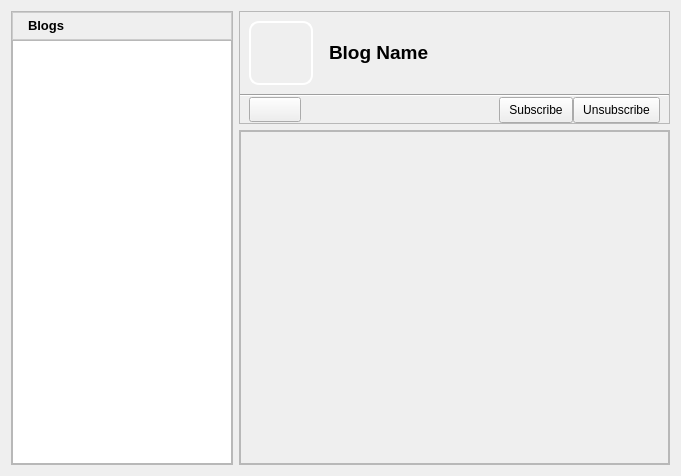
<?xml version="1.0" encoding="UTF-8"?>
<ui version="4.0">
 <class>BlogsDialog</class>
 <widget class="QWidget" name="BlogsDialog">
  <property name="geometry">
   <rect>
    <x>0</x>
    <y>0</y>
    <width>681</width>
    <height>476</height>
   </rect>
  </property>
  <property name="sizeIncrement">
   <size>
    <width>0</width>
    <height>0</height>
   </size>
  </property>
  <property name="baseSize">
   <size>
    <width>0</width>
    <height>0</height>
   </size>
  </property>
  <property name="windowTitle">
   <string>Form</string>
  </property>
  <layout class="QGridLayout" name="gridLayout_7">
   <item row="0" column="0">
    <widget class="QFrame" name="chanFrame">
     <property name="sizePolicy">
      <sizepolicy hsizetype="Preferred" vsizetype="Preferred">
       <horstretch>0</horstretch>
       <verstretch>0</verstretch>
      </sizepolicy>
     </property>
     <property name="minimumSize">
      <size>
       <width>222</width>
       <height>0</height>
      </size>
     </property>
     <property name="maximumSize">
      <size>
       <width>222</width>
       <height>16777215</height>
      </size>
     </property>
     <property name="sizeIncrement">
      <size>
       <width>0</width>
       <height>0</height>
      </size>
     </property>
     <property name="baseSize">
      <size>
       <width>221</width>
       <height>0</height>
      </size>
     </property>
     <property name="frameShape">
      <enum>QFrame::StyledPanel</enum>
     </property>
     <property name="frameShadow">
      <enum>QFrame::Raised</enum>
     </property>
     <layout class="QGridLayout" name="gridLayout_5">
      <property name="margin">
       <number>0</number>
      </property>
      <property name="spacing">
       <number>0</number>
      </property>
      <item row="0" column="0">
       <widget class="QFrame" name="chheaderframe">
        <property name="minimumSize">
         <size>
          <width>220</width>
          <height>0</height>
         </size>
        </property>
        <property name="maximumSize">
         <size>
          <width>220</width>
          <height>16777215</height>
         </size>
        </property>
        <property name="baseSize">
         <size>
          <width>220</width>
          <height>0</height>
         </size>
        </property>
        <property name="styleSheet">
         <string notr="true"> QFrame#chheaderframe{
background-color: qlineargradient(x1:0, y1:0, x2:0, y2:1,
                                       stop:0 #FEFEFE, stop:1 #E8E8E8);

border: 1px solid #CCCCCC;}

</string>
        </property>
        <property name="frameShape">
         <enum>QFrame::StyledPanel</enum>
        </property>
        <property name="frameShadow">
         <enum>QFrame::Raised</enum>
        </property>
        <layout class="QGridLayout" name="gridLayout_6">
         <property name="margin">
          <number>2</number>
         </property>
         <item row="0" column="0">
          <layout class="QGridLayout" name="_2">
           <property name="verticalSpacing">
            <number>0</number>
           </property>
           <item row="0" column="0">
            <widget class="QLabel" name="label">
             <property name="maximumSize">
              <size>
               <width>24</width>
               <height>24</height>
              </size>
             </property>
             <property name="text">
              <string/>
             </property>
             <property name="pixmap">
              <pixmap resource="../images.qrc">:/images/kblogger.png</pixmap>
             </property>
             <property name="scaledContents">
              <bool>true</bool>
             </property>
            </widget>
           </item>
           <item row="0" column="1">
            <widget class="QLabel" name="label_2">
             <property name="text">
              <string>&lt;!DOCTYPE HTML PUBLIC &quot;-//W3C//DTD HTML 4.0//EN&quot; &quot;http://www.w3.org/TR/REC-html40/strict.dtd&quot;&gt;
&lt;html&gt;&lt;head&gt;&lt;meta name=&quot;qrichtext&quot; content=&quot;1&quot; /&gt;&lt;style type=&quot;text/css&quot;&gt;
p, li { white-space: pre-wrap; }
&lt;/style&gt;&lt;/head&gt;&lt;body style=&quot; font-family:'MS Shell Dlg 2'; font-size:8.25pt; font-weight:400; font-style:normal;&quot;&gt;
&lt;p style=&quot; margin-top:0px; margin-bottom:0px; margin-left:0px; margin-right:0px; -qt-block-indent:0; text-indent:0px;&quot;&gt;&lt;span style=&quot; font-family:'Arial'; font-size:10pt; font-weight:600;&quot;&gt;Blogs&lt;/span&gt;&lt;/p&gt;&lt;/body&gt;&lt;/html&gt;</string>
             </property>
            </widget>
           </item>
          </layout>
         </item>
         <item row="0" column="1">
          <spacer>
           <property name="orientation">
            <enum>Qt::Horizontal</enum>
           </property>
           <property name="sizeHint" stdset="0">
            <size>
             <width>123</width>
             <height>13</height>
            </size>
           </property>
          </spacer>
         </item>
         <item row="0" column="2">
          <widget class="QPushButton" name="channelpushButton">
           <property name="toolTip">
            <string>Add</string>
           </property>
           <property name="styleSheet">
            <string notr="true">QPushButton::menu-indicator {
     subcontrol-origin: padding;
     subcontrol-position: bottom right;
 }

 QPushButton::menu-indicator:pressed, QPushButton::menu-indicator:open {
     position: relative;
     top: 2px; left: 2px; /* shift the arrow by 2 px */
 }

 QPushButton:hover {
	border: 1px solid #CCCCCC;
 }</string>
           </property>
           <property name="text">
            <string/>
           </property>
           <property name="icon">
            <iconset resource="../images.qrc">
             <normaloff>:/images/edit_add24.png</normaloff>:/images/edit_add24.png</iconset>
           </property>
           <property name="iconSize">
            <size>
             <width>16</width>
             <height>16</height>
            </size>
           </property>
           <property name="default">
            <bool>false</bool>
           </property>
           <property name="flat">
            <bool>true</bool>
           </property>
          </widget>
         </item>
        </layout>
       </widget>
      </item>
      <item row="1" column="0">
       <widget class="QTreeView" name="treeView">
        <property name="contextMenuPolicy">
         <enum>Qt::CustomContextMenu</enum>
        </property>
       </widget>
      </item>
     </layout>
    </widget>
   </item>
   <item row="0" column="1">
    <layout class="QGridLayout" name="gridLayout_4">
     <item row="0" column="0">
      <widget class="QFrame" name="frame">
       <property name="styleSheet">
        <string notr="true"> QFrame#frame{background-color: qlineargradient(x1:0, y1:0, x2:0, y2:1,
                                       stop:0 #F2F2F2, stop:1 #E6E6E6);}</string>
       </property>
       <property name="frameShape">
        <enum>QFrame::StyledPanel</enum>
       </property>
       <property name="frameShadow">
        <enum>QFrame::Raised</enum>
       </property>
       <layout class="QGridLayout" name="gridLayout_3">
        <property name="verticalSpacing">
         <number>0</number>
        </property>
        <property name="margin">
         <number>0</number>
        </property>
        <item row="0" column="0">
         <layout class="QGridLayout" name="gridLayout_2">
          <property name="horizontalSpacing">
           <number>16</number>
          </property>
          <property name="margin">
           <number>9</number>
          </property>
          <item row="0" column="0">
           <widget class="QLabel" name="iconLabel">
            <property name="minimumSize">
             <size>
              <width>64</width>
              <height>64</height>
             </size>
            </property>
            <property name="maximumSize">
             <size>
              <width>64</width>
              <height>64</height>
             </size>
            </property>
            <property name="styleSheet">
             <string notr="true">QLabel{
border: 2px solid white;
border-radius: 10px;
}</string>
            </property>
            <property name="text">
             <string/>
            </property>
            <property name="pixmap">
             <pixmap resource="../images.qrc">:/images/hi64-app-kblogger.png</pixmap>
            </property>
            <property name="scaledContents">
             <bool>false</bool>
            </property>
            <property name="alignment">
             <set>Qt::AlignCenter</set>
            </property>
           </widget>
          </item>
          <item row="0" column="1">
           <widget class="QLabel" name="nameLabel">
            <property name="font">
             <font>
              <weight>75</weight>
              <bold>true</bold>
             </font>
            </property>
            <property name="styleSheet">
             <string notr="true"/>
            </property>
            <property name="text">
             <string>&lt;!DOCTYPE HTML PUBLIC &quot;-//W3C//DTD HTML 4.0//EN&quot; &quot;http://www.w3.org/TR/REC-html40/strict.dtd&quot;&gt;
&lt;html&gt;&lt;head&gt;&lt;meta name=&quot;qrichtext&quot; content=&quot;1&quot; /&gt;&lt;style type=&quot;text/css&quot;&gt;
p, li { white-space: pre-wrap; }
&lt;/style&gt;&lt;/head&gt;&lt;body style=&quot; font-family:'MS Shell Dlg 2'; font-size:8.25pt; font-weight:600; font-style:normal;&quot;&gt;
&lt;p style=&quot; margin-top:0px; margin-bottom:0px; margin-left:0px; margin-right:0px; -qt-block-indent:0; text-indent:0px;&quot;&gt;&lt;span style=&quot; font-family:'DejaVu Sans'; font-size:14pt;&quot;&gt;Blog Name&lt;/span&gt;&lt;/p&gt;&lt;/body&gt;&lt;/html&gt;</string>
            </property>
            <property name="scaledContents">
             <bool>true</bool>
            </property>
           </widget>
          </item>
         </layout>
        </item>
        <item row="1" column="0">
         <widget class="Line" name="line">
          <property name="orientation">
           <enum>Qt::Horizontal</enum>
          </property>
         </widget>
        </item>
        <item row="2" column="0">
         <layout class="QGridLayout" name="gridLayout">
          <property name="leftMargin">
           <number>9</number>
          </property>
          <property name="rightMargin">
           <number>9</number>
          </property>
          <item row="0" column="0">
           <widget class="QPushButton" name="postButton">
            <property name="sizePolicy">
             <sizepolicy hsizetype="Preferred" vsizetype="Fixed">
              <horstretch>0</horstretch>
              <verstretch>0</verstretch>
             </sizepolicy>
            </property>
            <property name="minimumSize">
             <size>
              <width>0</width>
              <height>25</height>
             </size>
            </property>
            <property name="toolTip">
             <string>Post To Channel</string>
            </property>
            <property name="styleSheet">
             <string notr="true">QToolButton, QPushButton, QComboBox { 
border-image: url(:/images/btn_26.png) 4;
border-width: 4;
padding: 0px 6px;
font-size: 12px;
}

QToolButton:hover, QPushButton:hover, QComboBox:hover { 
border-image: url(:/images/btn_26_hover.png) 4;
}

QToolButton:disabled, QPushButton:disabled, QComboBox::disabled {
color:gray;
}

QToolButton:pressed, QPushButton:pressed{
border-image: url(:/images/btn_26_pressed.png) 4;
}</string>
            </property>
            <property name="text">
             <string/>
            </property>
            <property name="icon">
             <iconset resource="../images.qrc">
              <normaloff>:/images/mail_send.png</normaloff>:/images/mail_send.png</iconset>
            </property>
           </widget>
          </item>
          <item row="0" column="3">
           <widget class="QPushButton" name="unsubscribeButton">
            <property name="sizePolicy">
             <sizepolicy hsizetype="Fixed" vsizetype="Fixed">
              <horstretch>0</horstretch>
              <verstretch>0</verstretch>
             </sizepolicy>
            </property>
            <property name="minimumSize">
             <size>
              <width>26</width>
              <height>26</height>
             </size>
            </property>
            <property name="toolTip">
             <string>&lt;!DOCTYPE HTML PUBLIC &quot;-//W3C//DTD HTML 4.0//EN&quot; &quot;http://www.w3.org/TR/REC-html40/strict.dtd&quot;&gt;
&lt;html&gt;&lt;head&gt;&lt;meta name=&quot;qrichtext&quot; content=&quot;1&quot; /&gt;&lt;style type=&quot;text/css&quot;&gt;
p, li { white-space: pre-wrap; }
&lt;/style&gt;&lt;/head&gt;&lt;body style=&quot; font-family:'MS Shell Dlg 2'; font-weight:400; font-style:normal;&quot;&gt;
&lt;p style=&quot; margin-top:0px; margin-bottom:0px; margin-left:0px; margin-right:0px; -qt-block-indent:0; text-indent:0px;&quot;&gt;&lt;span style=&quot; font-size:9pt;&quot;&gt;Unsubcribe To Blog&lt;/span&gt;&lt;/p&gt;&lt;/body&gt;&lt;/html&gt;</string>
            </property>
            <property name="styleSheet">
             <string notr="true">QToolButton, QPushButton, QComboBox { 
border-image: url(:/images/btn_26.png) 4;
border-width: 4;
padding: 0px 6px;
font-size: 12px;
}

QToolButton:hover, QPushButton:hover, QComboBox:hover { 
border-image: url(:/images/btn_26_hover.png) 4;
}

QToolButton:disabled, QPushButton:disabled, QComboBox::disabled {
color:gray;
}

QToolButton:pressed, QPushButton:pressed{
border-image: url(:/images/btn_26_pressed.png) 4;
}</string>
            </property>
            <property name="text">
             <string>Unsubscribe</string>
            </property>
           </widget>
          </item>
          <item row="0" column="2">
           <widget class="QPushButton" name="subscribeButton">
            <property name="sizePolicy">
             <sizepolicy hsizetype="Fixed" vsizetype="Fixed">
              <horstretch>0</horstretch>
              <verstretch>0</verstretch>
             </sizepolicy>
            </property>
            <property name="minimumSize">
             <size>
              <width>26</width>
              <height>26</height>
             </size>
            </property>
            <property name="toolTip">
             <string>&lt;!DOCTYPE HTML PUBLIC &quot;-//W3C//DTD HTML 4.0//EN&quot; &quot;http://www.w3.org/TR/REC-html40/strict.dtd&quot;&gt;
&lt;html&gt;&lt;head&gt;&lt;meta name=&quot;qrichtext&quot; content=&quot;1&quot; /&gt;&lt;style type=&quot;text/css&quot;&gt;
p, li { white-space: pre-wrap; }
&lt;/style&gt;&lt;/head&gt;&lt;body style=&quot; font-family:'MS Shell Dlg 2'; font-weight:400; font-style:normal;&quot;&gt;
&lt;p style=&quot; margin-top:0px; margin-bottom:0px; margin-left:0px; margin-right:0px; -qt-block-indent:0; text-indent:0px;&quot;&gt;&lt;span style=&quot; font-size:9pt;&quot;&gt;Subscribe To Blog&lt;/span&gt;&lt;/p&gt;&lt;/body&gt;&lt;/html&gt;</string>
            </property>
            <property name="styleSheet">
             <string notr="true">QToolButton, QPushButton, QComboBox { 
border-image: url(:/images/btn_26.png) 4;
border-width: 4;
padding: 0px 6px;
font-size: 12px;
}

QToolButton:hover, QPushButton:hover, QComboBox:hover { 
border-image: url(:/images/btn_26_hover.png) 4;
}

QToolButton:disabled, QPushButton:disabled, QComboBox::disabled {
color:gray;
}

QToolButton:pressed, QPushButton:pressed{
border-image: url(:/images/btn_26_pressed.png) 4;
}</string>
            </property>
            <property name="text">
             <string>Subscribe</string>
            </property>
            <property name="icon">
             <iconset resource="../images.qrc">
              <normaloff>:/images/konqsidebar_news24.png</normaloff>:/images/konqsidebar_news24.png</iconset>
            </property>
           </widget>
          </item>
          <item row="0" column="1">
           <spacer name="horizontalSpacer">
            <property name="orientation">
             <enum>Qt::Horizontal</enum>
            </property>
            <property name="sizeHint" stdset="0">
             <size>
              <width>40</width>
              <height>20</height>
             </size>
            </property>
           </spacer>
          </item>
         </layout>
        </item>
       </layout>
      </widget>
     </item>
     <item row="1" column="0">
      <widget class="QFrame" name="msgFrame">
       <property name="sizePolicy">
        <sizepolicy hsizetype="Expanding" vsizetype="Expanding">
         <horstretch>1</horstretch>
         <verstretch>0</verstretch>
        </sizepolicy>
       </property>
       <property name="sizeIncrement">
        <size>
         <width>0</width>
         <height>0</height>
        </size>
       </property>
       <property name="styleSheet">
        <string notr="true"/>
       </property>
       <property name="frameShape">
        <enum>QFrame::StyledPanel</enum>
       </property>
       <property name="frameShadow">
        <enum>QFrame::Raised</enum>
       </property>
       <layout class="QGridLayout" name="gridLayout_8">
        <property name="margin">
         <number>0</number>
        </property>
        <property name="spacing">
         <number>0</number>
        </property>
        <item row="0" column="0">
         <widget class="QScrollArea" name="scrollArea">
          <property name="widgetResizable">
           <bool>true</bool>
          </property>
          <property name="alignment">
           <set>Qt::AlignBottom|Qt::AlignLeading|Qt::AlignLeft</set>
          </property>
          <widget class="QWidget" name="scrollAreaWidgetContents">
           <property name="geometry">
            <rect>
             <x>0</x>
             <y>0</y>
             <width>429</width>
             <height>331</height>
            </rect>
           </property>
           <property name="styleSheet">
            <string notr="true">QWidget#scrollAreaWidgetContents{border: none;}</string>
           </property>
           <layout class="QVBoxLayout" name="verticalLayout">
            <property name="spacing">
             <number>0</number>
            </property>
            <property name="margin">
             <number>0</number>
            </property>
            <item>
             <widget class="QFrame" name="frame_2">
              <property name="frameShape">
               <enum>QFrame::StyledPanel</enum>
              </property>
              <property name="frameShadow">
               <enum>QFrame::Raised</enum>
              </property>
             </widget>
            </item>
            <item>
             <spacer name="verticalSpacer">
              <property name="orientation">
               <enum>Qt::Vertical</enum>
              </property>
              <property name="sizeHint" stdset="0">
               <size>
                <width>391</width>
                <height>266</height>
               </size>
              </property>
             </spacer>
            </item>
           </layout>
          </widget>
         </widget>
        </item>
       </layout>
      </widget>
     </item>
    </layout>
   </item>
  </layout>
  <action name="actionCreate_Channel">
   <property name="icon">
    <iconset resource="../images.qrc">
     <normaloff>:/images/kblogger.png</normaloff>:/images/kblogger.png</iconset>
   </property>
   <property name="text">
    <string>Create New Blog</string>
   </property>
   <property name="toolTip">
    <string>Create New Blog</string>
   </property>
  </action>
 </widget>
 <resources>
  <include location="../images.qrc"/>
  <include location="images.qrc"/>
  <include location="../images.qrc"/>
  <include location="../images.qrc"/>
  <include location="../images.qrc"/>
 </resources>
 <connections/>
</ui>
